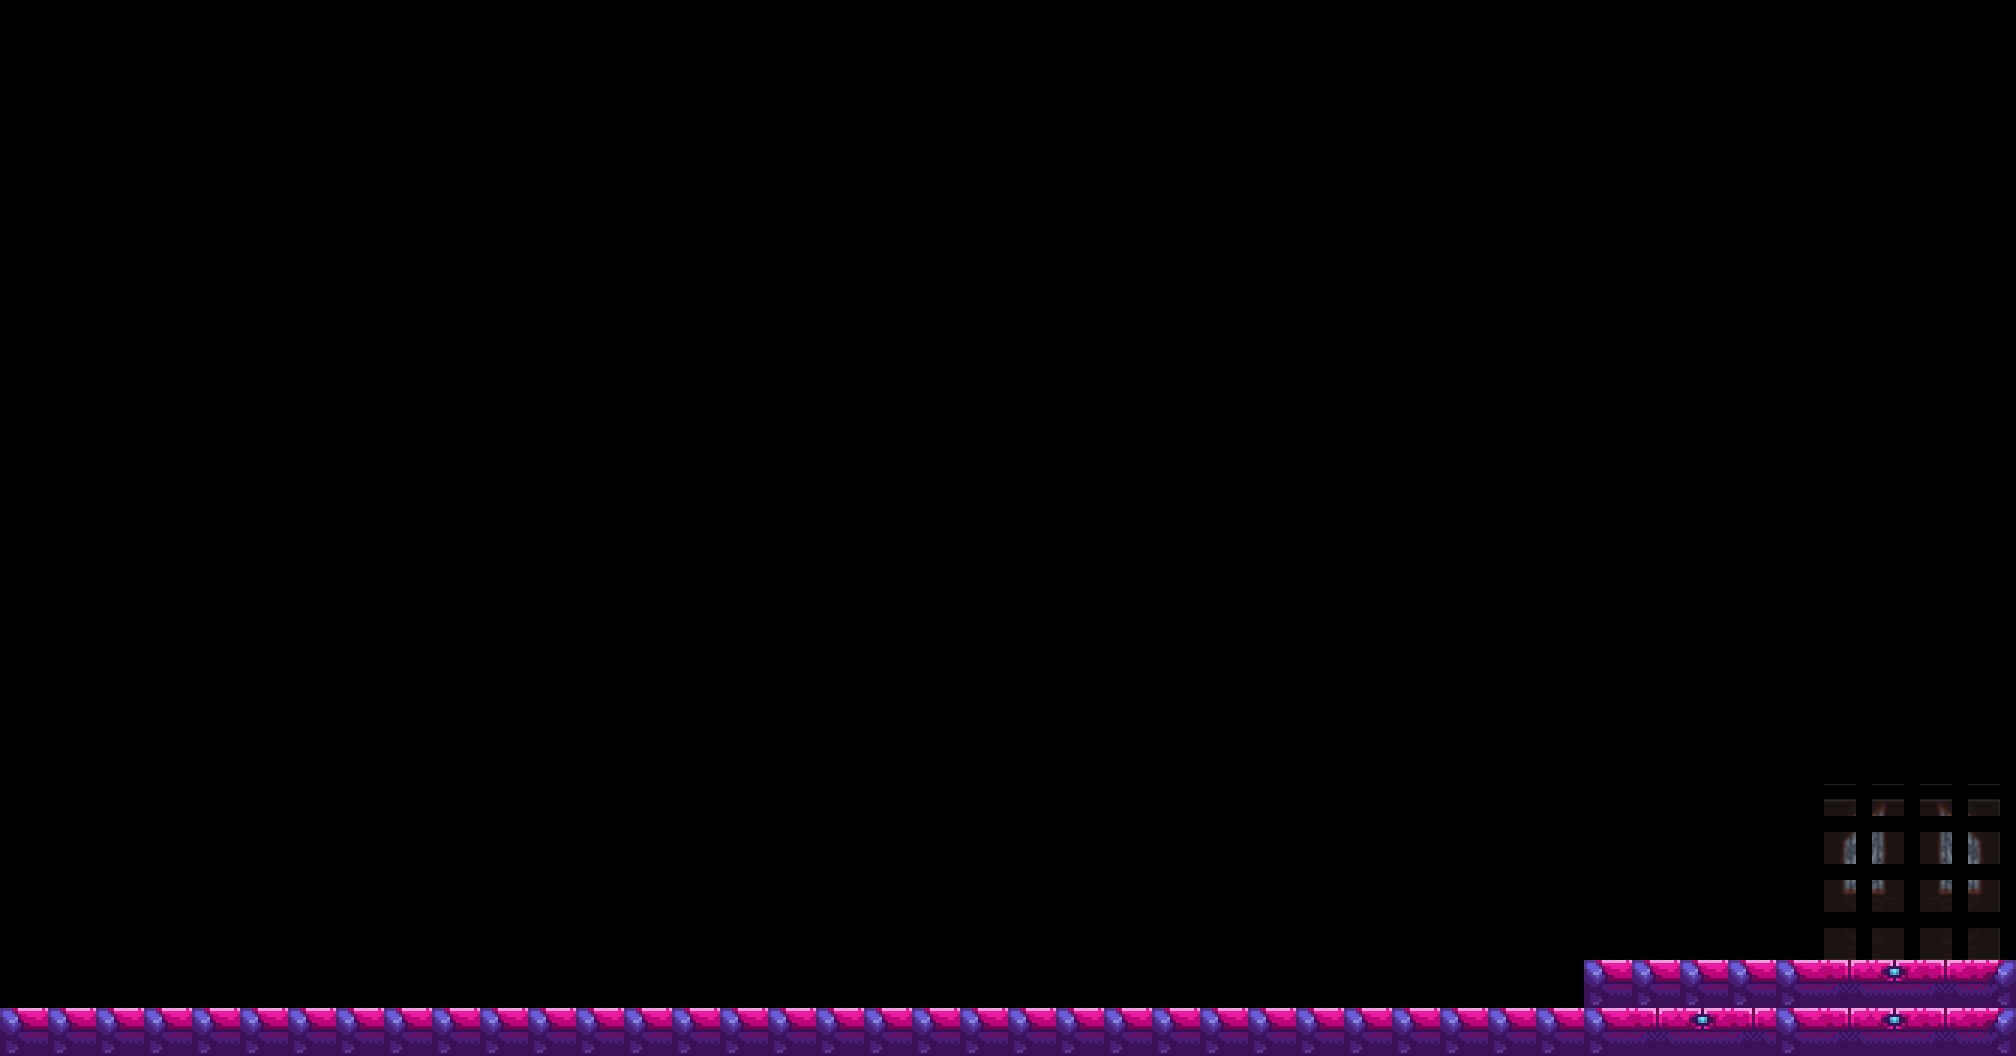

A level layout from a 2D game, rendered from its tile map. Below: a short description, then the map file with its tile-grid data intact:
An orthogonal 42x22 tile map with 48x48 px tiles, 2 tile layers (Collision, gate), 2 tilesets and 1 object (gate).

<map version="1.4" tiledversion="1.4.2" orientation="orthogonal" renderorder="right-down" width="42" height="22" tilewidth="48" tileheight="48" infinite="0" nextlayerid="4" nextobjectid="7">
 <tileset firstgid="1" source="tilesets-big.tsx" />
 <tileset firstgid="289" source="../../floortiles.tsx" />
 <layer id="1" name="Collision" width="42" height="22">
  <data encoding="csv">
0,0,0,0,0,0,0,0,0,0,0,0,0,0,0,0,0,0,0,0,0,0,0,0,0,0,0,0,0,0,0,0,0,0,0,0,0,0,0,0,0,0,
0,0,0,0,0,0,0,0,0,0,0,0,0,0,0,0,0,0,0,0,0,0,0,0,0,0,0,0,0,0,0,0,0,0,0,0,0,0,0,0,0,0,
0,0,0,0,0,0,0,0,0,0,0,0,0,0,0,0,0,0,0,0,0,0,0,0,0,0,0,0,0,0,0,0,0,0,0,0,0,0,0,0,0,0,
0,0,0,0,0,0,0,0,0,0,0,0,0,0,0,0,0,0,0,0,0,0,0,0,0,0,0,0,0,0,0,0,0,0,0,0,0,0,0,0,0,0,
0,0,0,0,0,0,0,0,0,0,0,0,0,0,0,0,0,0,0,0,0,0,0,0,0,0,0,0,0,0,0,0,0,0,0,0,0,0,0,0,0,0,
0,0,0,0,0,0,0,0,0,0,0,0,0,0,0,0,0,0,0,0,0,0,0,0,0,0,0,0,0,0,0,0,0,0,0,0,0,0,0,0,0,0,
0,0,0,0,0,0,0,0,0,0,0,0,0,0,0,0,0,0,0,0,0,0,0,0,0,0,0,0,0,0,0,0,0,0,0,0,0,0,0,0,0,0,
0,0,0,0,0,0,0,0,0,0,0,0,0,0,0,0,0,0,0,0,0,0,0,0,0,0,0,0,0,0,0,0,0,0,0,0,0,0,0,0,0,0,
0,0,0,0,0,0,0,0,0,0,0,0,0,0,0,0,0,0,0,0,0,0,0,0,0,0,0,0,0,0,0,0,0,0,0,0,0,0,0,0,0,0,
0,0,0,0,0,0,0,0,0,0,0,0,0,0,0,0,0,0,0,0,0,0,0,0,0,0,0,0,0,0,0,0,0,0,0,0,0,0,0,0,0,0,
0,0,0,0,0,0,0,0,0,0,0,0,0,0,0,0,0,0,0,0,0,0,0,0,0,0,0,0,0,0,0,0,0,0,0,0,0,0,0,0,0,0,
0,0,0,0,0,0,0,0,0,0,0,0,0,0,0,0,0,0,0,0,0,0,0,0,0,0,0,0,0,0,0,0,0,0,0,0,0,0,0,0,0,0,
0,0,0,0,0,0,0,0,0,0,0,0,0,0,0,0,0,0,0,0,0,0,0,0,0,0,0,0,0,0,0,0,0,0,0,0,0,0,0,0,0,0,
0,0,0,0,0,0,0,0,0,0,0,0,0,0,0,0,0,0,0,0,0,0,0,0,0,0,0,0,0,0,0,0,0,0,0,0,0,0,0,0,0,0,
0,0,0,0,0,0,0,0,0,0,0,0,0,0,0,0,0,0,0,0,0,0,0,0,0,0,0,0,0,0,0,0,0,0,0,0,0,0,0,0,0,0,
0,0,0,0,0,0,0,0,0,0,0,0,0,0,0,0,0,0,0,0,0,0,0,0,0,0,0,0,0,0,0,0,0,0,0,0,0,0,0,0,0,0,
0,0,0,0,0,0,0,0,0,0,0,0,0,0,0,0,0,0,0,0,0,0,0,0,0,0,0,0,0,0,0,0,0,0,0,0,0,0,0,0,0,0,
0,0,0,0,0,0,0,0,0,0,0,0,0,0,0,0,0,0,0,0,0,0,0,0,0,0,0,0,0,0,0,0,0,0,0,0,0,0,0,0,0,0,
0,0,0,0,0,0,0,0,0,0,0,0,0,0,0,0,0,0,0,0,0,0,0,0,0,0,0,0,0,0,0,0,0,0,0,0,0,0,0,0,0,0,
0,0,0,0,0,0,0,0,0,0,0,0,0,0,0,0,0,0,0,0,0,0,0,0,0,0,0,0,0,0,0,0,0,0,0,0,0,0,0,0,0,0,
0,0,0,0,0,0,0,0,0,0,0,0,0,0,0,0,0,0,0,0,0,0,0,0,0,0,0,0,0,0,0,0,0,27,27,27,27,27,28,29,30,31,
27,27,27,27,27,27,27,27,27,27,27,27,27,27,27,27,27,27,27,27,27,27,27,27,27,27,27,27,27,27,27,27,27,27,28,29,30,27,28,29,30,31
</data>
 </layer>
 <layer id="2" name="gate" width="42" height="22">
  <data encoding="csv">
0,0,0,0,0,0,0,0,0,0,0,0,0,0,0,0,0,0,0,0,0,0,0,0,0,0,0,0,0,0,0,0,0,0,0,0,0,0,0,0,0,0,
0,0,0,0,0,0,0,0,0,0,0,0,0,0,0,0,0,0,0,0,0,0,0,0,0,0,0,0,0,0,0,0,0,0,0,0,0,0,0,0,0,0,
0,0,0,0,0,0,0,0,0,0,0,0,0,0,0,0,0,0,0,0,0,0,0,0,0,0,0,0,0,0,0,0,0,0,0,0,0,0,0,0,0,0,
0,0,0,0,0,0,0,0,0,0,0,0,0,0,0,0,0,0,0,0,0,0,0,0,0,0,0,0,0,0,0,0,0,0,0,0,0,0,0,0,0,0,
0,0,0,0,0,0,0,0,0,0,0,0,0,0,0,0,0,0,0,0,0,0,0,0,0,0,0,0,0,0,0,0,0,0,0,0,0,0,0,0,0,0,
0,0,0,0,0,0,0,0,0,0,0,0,0,0,0,0,0,0,0,0,0,0,0,0,0,0,0,0,0,0,0,0,0,0,0,0,0,0,0,0,0,0,
0,0,0,0,0,0,0,0,0,0,0,0,0,0,0,0,0,0,0,0,0,0,0,0,0,0,0,0,0,0,0,0,0,0,0,0,0,0,0,0,0,0,
0,0,0,0,0,0,0,0,0,0,0,0,0,0,0,0,0,0,0,0,0,0,0,0,0,0,0,0,0,0,0,0,0,0,0,0,0,0,0,0,0,0,
0,0,0,0,0,0,0,0,0,0,0,0,0,0,0,0,0,0,0,0,0,0,0,0,0,0,0,0,0,0,0,0,0,0,0,0,0,0,0,0,0,0,
0,0,0,0,0,0,0,0,0,0,0,0,0,0,0,0,0,0,0,0,0,0,0,0,0,0,0,0,0,0,0,0,0,0,0,0,0,0,0,0,0,0,
0,0,0,0,0,0,0,0,0,0,0,0,0,0,0,0,0,0,0,0,0,0,0,0,0,0,0,0,0,0,0,0,0,0,0,0,0,0,0,0,0,0,
0,0,0,0,0,0,0,0,0,0,0,0,0,0,0,0,0,0,0,0,0,0,0,0,0,0,0,0,0,0,0,0,0,0,0,0,0,0,0,0,0,0,
0,0,0,0,0,0,0,0,0,0,0,0,0,0,0,0,0,0,0,0,0,0,0,0,0,0,0,0,0,0,0,0,0,0,0,0,0,0,0,0,0,0,
0,0,0,0,0,0,0,0,0,0,0,0,0,0,0,0,0,0,0,0,0,0,0,0,0,0,0,0,0,0,0,0,0,0,0,0,0,0,0,0,0,0,
0,0,0,0,0,0,0,0,0,0,0,0,0,0,0,0,0,0,0,0,0,0,0,0,0,0,0,0,0,0,0,0,0,0,0,0,0,0,0,0,0,0,
0,0,0,0,0,0,0,0,0,0,0,0,0,0,0,0,0,0,0,0,0,0,0,0,0,0,0,0,0,0,0,0,0,0,0,0,0,0,0,0,0,0,
0,0,0,0,0,0,0,0,0,0,0,0,0,0,0,0,0,0,0,0,0,0,0,0,0,0,0,0,0,0,0,0,0,0,0,0,0,0,1153,1154,1155,1156,
0,0,0,0,0,0,0,0,0,0,0,0,0,0,0,0,0,0,0,0,0,0,0,0,0,0,0,0,0,0,0,0,0,0,0,0,0,0,1185,1186,1187,1188,
0,0,0,0,0,0,0,0,0,0,0,0,0,0,0,0,0,0,0,0,0,0,0,0,0,0,0,0,0,0,0,0,0,0,0,0,0,0,1217,1218,1219,1220,
0,0,0,0,0,0,0,0,0,0,0,0,0,0,0,0,0,0,0,0,0,0,0,0,0,0,0,0,0,0,0,0,0,0,0,0,0,0,1249,1250,1251,1252,
0,0,0,0,0,0,0,0,0,0,0,0,0,0,0,0,0,0,0,0,0,0,0,0,0,0,0,0,0,0,0,0,0,0,0,0,0,0,0,0,0,0,
0,0,0,0,0,0,0,0,0,0,0,0,0,0,0,0,0,0,0,0,0,0,0,0,0,0,0,0,0,0,0,0,0,0,0,0,0,0,0,0,0,0
</data>
 </layer>
 <objectgroup id="3" name="gate">
  <object id="1" name="gate" x="1827.27" y="772.727" width="181.818" height="184.848">
   <properties>
    <property name="gate" type="bool" value="true" />
    <property name="gateNum" type="int" value="0" />
   </properties>
  </object>
 </objectgroup>
</map>
